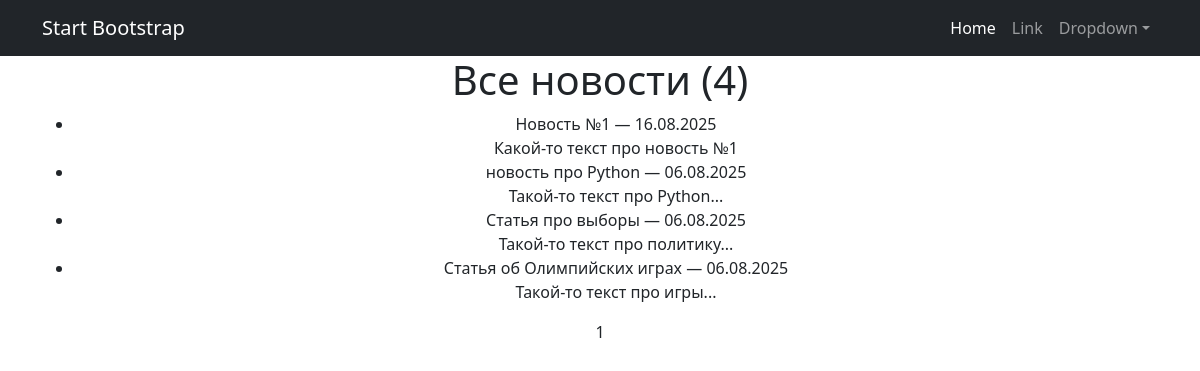
Page /news/ on the committed database.
### news/models.py (models this page shows, shortened)
class Post(models.Model):
    ARTICLE = 'AR'
    NEWS = 'NW'
    POST_TYPES = [
        (ARTICLE, 'Статья'),
        (NEWS, 'Новость')
    ]
    author = models.ForeignKey('Author', on_delete=models.CASCADE)
    post_type = models.CharField(max_length=2, choices=POST_TYPES, default=ARTICLE)
    time_create = models.DateTimeField(auto_now_add=True)
    categories = models.ManyToManyField('Category', through='PostCategory')
    title = models.CharField(max_length=255)
    text = models.TextField()
    rating = models.IntegerField(default=0)

### news/views.py (the view)
# urls.py: path('', PostListView.as_view(), name='post_list'),
class PostListView(ListView):
    model = Post
    ordering = ['-time_create']
    template_name = 'posts.html'
    context_object_name = 'posts'
    paginate_by = 10
    def get_context_data(self, **kwargs):
        context = super().get_context_data(**kwargs)
        context['time_create'] = datetime.utcnow()
        return context

### news/templatetags/my_filters.py (called while the page is built)
@register.filter(name='censor')
def censor(value):
    if not isinstance(value, str):
        raise ValueError()
    def replace_bad_word(word):
        for bad_word in BAD_WORDS:
            if word.lower().startswith(bad_word.lower()):
                stars = '*' * (len(word) - 1)
                return word[0] + stars
        return word
    words = value.split()
    censored_words = [replace_bad_word(w) for w in words]
    return ' '.join(censored_words)

### templates/posts.html (shortened to what this page needs)
{% extends 'flatpages/default.html' %}
{% load my_filters %}
{% block content %}
    <h1>Все новости ({{ posts|length }})</h1>
    <ul>
        {% for post in posts %}
            <li>
                {{ post.title|censor }} —
                {{ post.time_create|date:"d.m.Y" }}<br>
                {{ post.text|truncatewords:20|censor }}
            </li>
        {% empty %}
            <li>Новостей пока нет.</li>
        {% endfor %}
    </ul>
    {{ page_obj.number }}
{% endblock content %}

### rows in the picture
Post: title|censor "Новость №1", time_create "16.08.2025", text|censor "Какой-то текст про новость №1"
Post: title|censor "новость про Python", time_create "06.08.2025", text|censor "Такой-то текст про Python..."
Post: title|censor "Статья про выборы", time_create "06.08.2025", text|censor "Такой-то текст про политику..."
Post: title|censor "Статья об Олимпийских играх", time_create "06.08.2025", text|censor "Такой-то текст про игры..."

### other values in the picture
{{ posts|length }} "4"
{{ page_obj.number }} "1"
